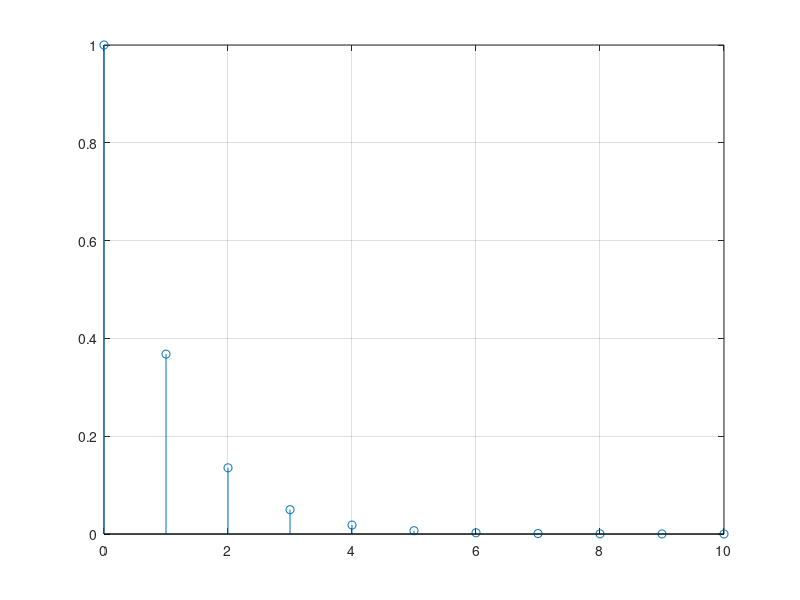

The MATLAB source for this figure: (Note: this script raises an error after producing the figure.)
lambda = 1;
miu = 1/lambda;
x = (0:10);
M = exppdf(x,miu);

% a)
stem(x,M, '-o')
grid on

figure

% b)
N = 1e5;
x_b = exprnd(miu,1,N);

histogram(x_b, 100)
